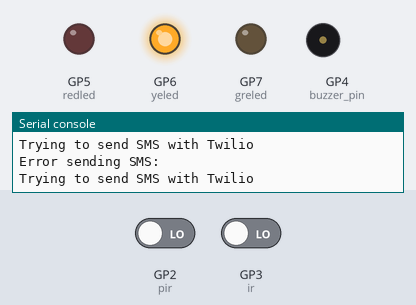
Simulated run of this program. Board: Raspberry Pi Pico running MicroPython. Parts: output pins drawn as LEDs (lit = HIGH), buzzer (waves = sounding, pin HIGH), the last lines printed to the serial console. The inputs (shaded band) are chosen by the test bench; at power-on: GP2 (pir) LOW, GP3 (ir) LOW. WiFi joins after 1.5 s; web requests get an empty 200 reply after 0.4 s.

Above: at 2.7 s.
2.8 s: GP2 (pir) driven HIGH
At 3.9 s:
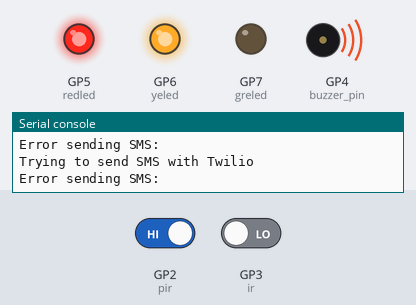
4.6 s: GP3 (ir) driven HIGH
At 8.5 s:
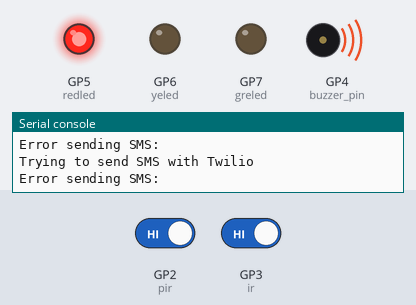
10.6 s: GP2 (pir) driven LOW
At 13.1 s:
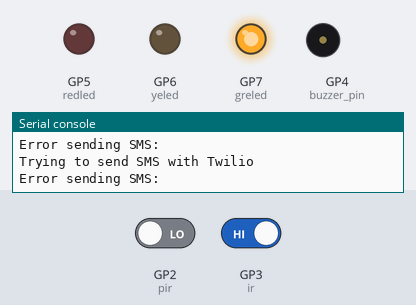
13.4 s: GP3 (ir) driven LOW
At 14.6 s:
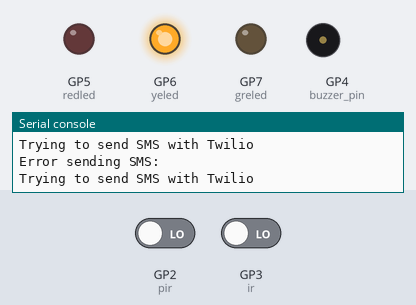
15.4 s: GP3 (ir) driven HIGH
At 16.0 s:
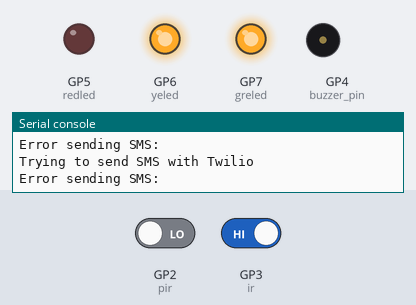
Timing chart, 0 to 18.4 s (numbered marks = the images above; inputs shaded):
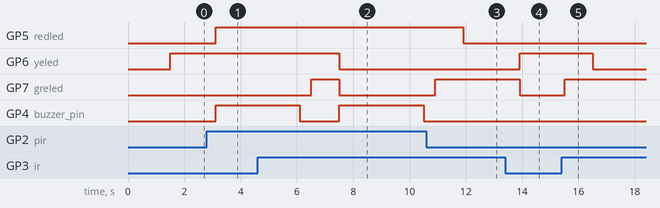

Measured:
- after the input at 2.8 s, GP5 (redled), GP4 (buzzer_pin): LOW → HIGH after 0.31 s
- after the input at 4.6 s, GP6 (yeled): HIGH → LOW after 2.9 s; GP7 (greled): LOW → HIGH after 1.9 s, → LOW 1.0 s later
- after the input at 10.6 s, GP5 (redled): HIGH → LOW after 1.3 s; GP7 (greled): goes on until 10.9 s, then stays HIGH; GP4 (buzzer_pin): stays LOW (without the input it goes to HIGH after 1.3 s)
- after the input at 13.4 s, GP6 (yeled): LOW → HIGH after 0.51 s; GP7 (greled): HIGH → LOW after 0.51 s
- after the input at 15.4 s, GP6 (yeled): HIGH → LOW after 1.1 s; GP7 (greled): LOW → HIGH after 0.11 s

The program:

main.py
```python
try:
  import urequests as requests
except:
  import requests
import machine
import utime
import network
import gc
gc.collect()
#WIFI CREDENTIALS
ssid = 'm'
password = '12345678'

#TWILLIO ACCOUNT CREDENTIALS
account_sid = ''
auth_token = ''
# YOUR PHONE NUMBER GIVEN IN TWILLIO ACCOUNT
recipient_num = '+91'
#TWILLIO NUMBER
sender_num = '+1'

#INITIALIZED PIN IN PICO W
pir = machine.Pin(2, machine.Pin.IN)
redled = machine.Pin(5, machine.Pin.OUT)
buzzer_pin = machine.Pin(4, machine.Pin.OUT)
ir = machine.Pin(3, machine.Pin.IN)
yeled = machine.Pin(6, machine.Pin.OUT)
greled=machine.Pin(7, machine.Pin.OUT)

#SMS FUNCTION
def send_sms(recipient, sender,
             message, auth_token, account_sid):

    headers = {'Content-Type': 'application/x-www-form-urlencoded'}
    data = "To={}&From={}&Body={}".format(recipient,sender,message)
    url = "https://api.twilio.com/2010-04-01/Accounts/{}/Messages.json".format(account_sid)

    print("Trying to send SMS with Twilio")

    response = requests.post(url,
                             data=data,
                             auth=(account_sid,auth_token),
                             headers=headers)

    if response.status_code == 201:
        print("SMS sent!")
    else:
        print("Error sending SMS: {}".format(response.text))

    response.close()
#WIFI CONNECTION FUNCTION
def connect_wifi(ssid, password):
  station = network.WLAN(network.STA_IF)
  station.active(True)
  station.connect(ssid, password)
  while station.isconnected() == False:
    pass
  print('Connection successful')
  print(station.ifconfig())

connect_wifi(ssid, password)

#MAIN FUNCTION
while True:

#GREEN LED IS ALWAYS ON YELLOW WILL TURN ON ONLY IF IT IS DETECTED
    if pir.value()==1:
        greled.value(0)
        redled.value(1)
        buzzer_pin.on()
        utime.sleep(3)
        buzzer_pin.off()
        # YOU CAN CUSTOMIZE  THE MESSAGE
        message = "Some movement detected inside home lock the door call 100 immedietly"
        send_sms(recipient_num, sender_num, message, auth_token, account_sid)


    else:
        greled.value(1)
        redled.value(0)

#CODE FOR PIR IT WILL TURN ON 2 TIMES FOR 15 SEC WITH RED LED AND BUZZER
    if ir.value()==1:
        greled.value(1)
        utime.sleep(1)
        yeled.value(0)
        greled.value(0)

    else:
        greled.value(0)
        yeled.value(1)
        message = "Some movement detected outside check survailance"
        send_sms(recipient_num, sender_num, message, auth_token, account_sid)
```
